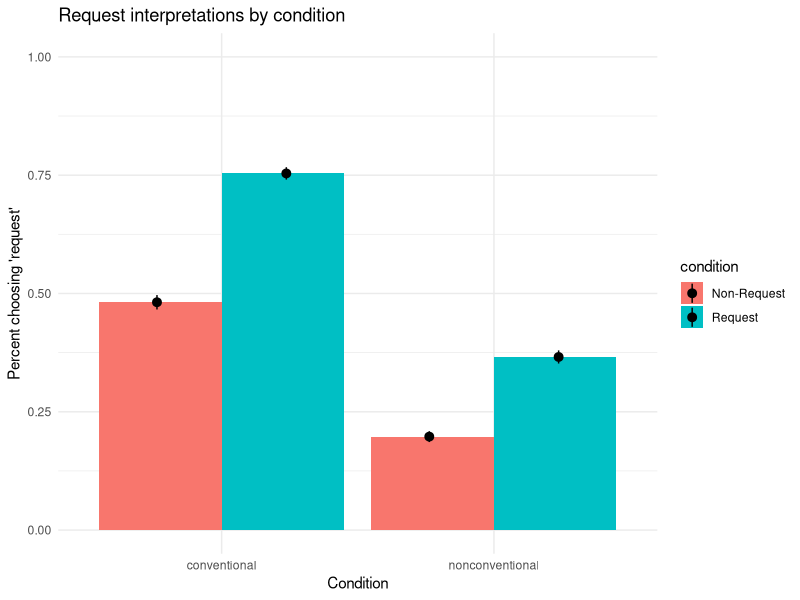

Generate this figure with R: (Note: this script raises an error after producing the figure.)
## ---- chunk 1
library(tidyverse)
library(forcats)
library(lme4)
## ---- chunk 2
# setwd("/Users/seantrott/Dropbox/UCSD/Research/IndirectSpeechActs/Prosody/prosody_indirect_requests/analysis/exp2/")
coded = read.csv("../../data/exp2/exp2_critical.csv")

## ---- chunk 3
length(unique(coded$subject))
## ---- chunk 4
mean(coded$correct)
## ---- chunk 5
coded %>%
  ggplot(aes(x = form, y = numeric_response, fill = condition)) +
  geom_bar(stat="summary", position="dodge", fun.y="mean") +
  stat_summary (fun.y = function(x){mean(x)},
                fun.ymin = function(x){mean(x) - 1*sd(x)/sqrt(length(x))},
                fun.ymax = function(x){mean(x) + 1*sd(x)/sqrt(length(x))},
                geom= 'pointrange', 
                position=position_dodge(width=0.95)) +
  theme_minimal() +
  ggtitle("Request interpretations by condition") +
  xlab("Condition") +
  ylab("Percent choosing 'request'") +
  scale_y_continuous(limits = c(0, 1))
## ---- chunk 6

m1_full = glmer(data=coded, response ~ condition + form + 
                       (1 + condition | stimNum) +
             (1 + condition + form | subject),
           control=glmerControl(optimizer="bobyqa"),
         family=binomial())

m1_no_form = glmer(data=coded, response ~ condition + (1 + condition | stimNum) +
             (1 + condition + form | subject),
           control=glmerControl(optimizer="bobyqa"),
         family=binomial())


m1_no_condition = glmer(data=coded, response ~ form + (1 + condition | stimNum) +
             (1 + condition + form | subject),
           control=glmerControl(optimizer="bobyqa"),
         family=binomial())


anova(m1_full, m1_no_form)
anova(m1_full, m1_no_condition)

summary(m1_full)
## ---- chunk 7
m1 = glmer(data=coded, correct ~ already_heard_by_speaker + 
             (1 + already_heard_by_speaker | stimNum) +
             (1 | subject),
           control=glmerControl(optimizer="bobyqa"),
         family=binomial())

m1.reduced =glmer(data=coded, correct ~ (1 + already_heard_by_speaker | stimNum) +
                    (1 | subject),
                  control=glmerControl(optimizer="bobyqa"),
                    family=binomial())

anova(m1, m1.reduced)
## ---- chunk 8
coded %>%
  ggplot(aes(x = form, y = correct, fill = already_heard_by_speaker)) +
  geom_bar(stat="summary", position="dodge", fun.y="mean") +
  stat_summary (fun.y = function(x){mean(x)},
                fun.ymin = function(x){mean(x) - 1*sd(x)/sqrt(length(x))},
                fun.ymax = function(x){mean(x) + 1*sd(x)/sqrt(length(x))},
                geom= 'pointrange', 
                position=position_dodge(width=0.95)) +
  theme_minimal() +
  labs(x = "Already heard utterance",
       y = "Accuracy",
       title = "Accuracy by form and speaker") +
  geom_hline(yintercept=.5, colour="black", linetype="dotted")
## ---- chunk 9
coded %>%
  ggplot(aes(x = speaker, y = correct, fill = form)) +
  geom_bar(stat="summary", position="dodge", fun.y="mean") +
  stat_summary (fun.y = function(x){mean(x)},
                fun.ymin = function(x){mean(x) - 1*sd(x)/sqrt(length(x))},
                fun.ymax = function(x){mean(x) + 1*sd(x)/sqrt(length(x))},
                geom= 'pointrange', 
                position=position_dodge(width=0.95)) +
  theme_minimal() +
  labs(x = "Speaker",
       y = "Accuracy",
       title = "Accuracy by form and speaker") +
  geom_hline(yintercept=.5, colour="black", linetype="dotted")

## ---- chunk 10

m1 = glmer(data=coded, correct ~ form*speaker + already_heard_by_speaker + (1 | stimNum) +
             (1 + form | subject),
           control=glmerControl(optimizer="bobyqa"),
         family=binomial())

m1.reduced =glmer(data=coded, correct ~ form + speaker + already_heard_by_speaker + (1 | stimNum) +
                    (1 + form | subject),
                  control=glmerControl(optimizer="bobyqa"),
                    family=binomial())

m1.reduced.form = glmer(data=coded, correct ~ form + already_heard_by_speaker + (1 | stimNum) +
                    (1 + form | subject),
                  control=glmerControl(optimizer="bobyqa"),
                    family=binomial())

m1.reduced.speaker = glmer(data=coded, correct ~ speaker + already_heard_by_speaker +(1 | stimNum) +
                    (1 + form | subject),
                  control=glmerControl(optimizer="bobyqa"),
                    family=binomial())

m1.null = glmer(data=coded, correct ~ already_heard_by_speaker +(1 | stimNum) +
                    (1 + form | subject),
                  control=glmerControl(optimizer="bobyqa"),
                    family=binomial())


## ---- chunk 11
anova(m1, m1.reduced)
anova(m1.reduced, m1.reduced.form)
anova(m1.reduced, m1.reduced.speaker)
anova(m1.reduced.form, m1.null)
anova(m1.reduced.speaker, m1.null)
## ---- chunk 12

m1.order =glmer(data=coded, correct ~ Order + (1 | stimNum) +
                    (1 | subject),
                  control=glmerControl(optimizer="bobyqa"),
                  family=binomial())

m1.null =glmer(data=coded, correct ~ (1 | stimNum) +
                    (1 | subject),
                  control=glmerControl(optimizer="bobyqa"),
                  family=binomial())

anova(m1.order,m1.null)
## ---- chunk 13

coded$order_by_block = coded$Order %% 12
table(coded$order_by_block)

# Recode the 0s from this procedure
coded$order_by_block = ifelse(coded$order_by_block == 0, 12, coded$order_by_block)

m1.order_with_speaker_interaction =glmer(data=coded, correct ~ order_by_block * speaker + (1 | stimNum) +
                    (1 | subject),
                  control=glmerControl(optimizer="bobyqa"),
                  family=binomial())

m1.order_plus_speaker =glmer(data=coded, correct ~ order_by_block + speaker + (1 | stimNum) +
                    (1 | subject),
                  control=glmerControl(optimizer="bobyqa"),
                  family=binomial())


m1.only_speaker =glmer(data=coded, correct ~ speaker + (1 | stimNum) +
                    (1 | subject),
                  control=glmerControl(optimizer="bobyqa"),
                  family=binomial())

m1.order_by_block =glmer(data=coded, correct ~ order_by_block + (1 | stimNum) +
                    (1 | subject),
                  control=glmerControl(optimizer="bobyqa"),
                  family=binomial())

m1.null =glmer(data=coded, correct ~ (1 | stimNum) +
                    (1 | subject),
                  control=glmerControl(optimizer="bobyqa"),
                  family=binomial())

anova(m1.order_with_speaker_interaction, m1.order_plus_speaker)
anova(m1.order_plus_speaker, m1.only_speaker)
anova(m1.order_by_block, m1.null)
## ---- chunk 14
df_audio = read_csv("../../data/audio_features/audio_features.csv")
df_audio$label = factor(df_audio$label)

df_audio$label = fct_recode(df_audio$label,
                            "Request" = "IR",
                            "Non-Request" = "Literal")


df_audio$speaker = factor(df_audio$speaker)

df_audio = df_audio %>% 
  group_by(speaker) %>% 
  mutate(mean_f0_z_score = scale(mean_f0),
         duration_f0_z_score = scale(duration_f0),
         range_f0_z_score = scale(range_f0),
         sd_f0_z_score = scale(sd_f0),
         slope_f0_z_score = scale(slope_f0),
         mean_intensity_z_score = scale(mean_intensity),
         sd_intensity_z_score = scale(sd_intensity)
         )
## ---- chunk 15
df_audio$item = factor(paste(df_audio$speaker, df_audio$stimNum, df_audio$label, sep="_"))
coded$item = factor(paste(coded$speaker, coded$stimNum, coded$condition, sep = "_"))

new_df = data.frame(item=df_audio$item, 
                    mean_f0_z_score=df_audio$mean_f0_z_score, 
                    duration_f0_z_score=df_audio$duration_f0_z_score,
                    range_f0_z_score=df_audio$range_f0_z_score,
                    sd_f0_z_score=df_audio$sd_f0_z_score,
                    slope_f0_z_score=df_audio$slope_f0_z_score,
                    mean_intensity_z_score=df_audio$mean_intensity_z_score,
                    sd_intensity_z_score=df_audio$sd_intensity_z_score)


merged = merge(coded, new_df, by="item")
nrow(coded)
nrow(merged)


merged$response = fct_recode(merged$response,
                             "Request" = "request",
                             "Non-Request" = "literal")
merged$response = factor(merged$response, levels=c("Request", "Non-Request"))
merged$form = factor(merged$form, levels=c("nonconventional", "conventional"))

## ---- chunk 16
model_response_full = glmer(data = merged,
                      response ~ slope_f0_z_score * form +
                        mean_f0_z_score * form +
                       duration_f0_z_score * form +
                       range_f0_z_score * form +
                       sd_f0_z_score * form +
                       mean_intensity_z_score * form +
                       sd_intensity_z_score * form +
                        form * speaker + 
                        already_heard_by_speaker +
                        (1 | subject) + (1 | stimNum),
                       control=glmerControl(optimizer="bobyqa"),
                       family = binomial())


summary(model_response_full)
## ---- chunk 17
model_response_no_slope_interaction = glmer(data = merged,
                      response ~ slope_f0_z_score +
                      mean_f0_z_score * form +
                      duration_f0_z_score * form +
                       range_f0_z_score * form +
                       sd_f0_z_score * form +
                       mean_intensity_z_score * form +
                       sd_intensity_z_score * form +
                        form * speaker +
                        already_heard_by_speaker +
                        (1 | subject) + (1 | stimNum),
                       control=glmerControl(optimizer="bobyqa"),
                       family = binomial())

model_response_no_slope = glmer(data = merged,
                      response ~ mean_f0_z_score * form +
                       duration_f0_z_score * form +
                       range_f0_z_score * form +
                       sd_f0_z_score * form +
                       mean_intensity_z_score * form +
                       sd_intensity_z_score * form +
                        form * speaker +
                        already_heard_by_speaker +
                        (1 | subject) + (1 | stimNum),
                       control=glmerControl(optimizer="bobyqa"),
                       family = binomial())
## ---- chunk 18
anova(model_response_full, model_response_no_slope_interaction)
anova(model_response_no_slope_interaction, model_response_no_slope)

## ---- chunk 19
model_response_no_mean_f0_interaction = glmer(data = merged,
                      response ~ slope_f0_z_score * form +
                        mean_f0_z_score +
                       duration_f0_z_score * form +
                       range_f0_z_score * form +
                       sd_f0_z_score * form +
                       mean_intensity_z_score * form +
                       sd_intensity_z_score * form +
                        form * speaker +
                        already_heard_by_speaker +
                        (1 | subject) + (1 | stimNum),
                       control=glmerControl(optimizer="bobyqa"),
                       family = binomial())

model_response_no_mean_f0 = glmer(data = merged,
                      response ~ slope_f0_z_score * form +
                       duration_f0_z_score * form +
                       range_f0_z_score * form +
                       sd_f0_z_score * form +
                       mean_intensity_z_score * form +
                       sd_intensity_z_score * form +
                        form * speaker +
                        already_heard_by_speaker +
                        (1 | subject) + (1 | stimNum),
                       control=glmerControl(optimizer="bobyqa"),
                       family = binomial())
## ---- chunk 20
anova(model_response_full, model_response_no_mean_f0_interaction)
anova(model_response_no_mean_f0_interaction, model_response_no_mean_f0)

## ---- chunk 21
model_response_no_f0_dur_interaction = glmer(data = merged,
                      response ~ slope_f0_z_score * form +
                        mean_f0_z_score * form +
                       duration_f0_z_score +
                       range_f0_z_score * form +
                       sd_f0_z_score * form +
                       mean_intensity_z_score * form +
                       sd_intensity_z_score * form +
                        form * speaker +
                        already_heard_by_speaker +
                        (1 | subject) + (1 | stimNum),
                       control=glmerControl(optimizer="bobyqa"),
                       family = binomial())

model_response_no_f0_dur = glmer(data = merged,
                      response ~ slope_f0_z_score * form +
                        mean_f0_z_score * form +
                       range_f0_z_score * form +
                       sd_f0_z_score * form +
                       mean_intensity_z_score * form +
                       sd_intensity_z_score * form +
                        already_heard_by_speaker +
                        form * speaker +
                        (1 | subject) + (1 | stimNum),
                       control=glmerControl(optimizer="bobyqa"),
                       family = binomial())
## ---- chunk 22
anova(model_response_full, model_response_no_f0_dur_interaction)
anova(model_response_no_f0_dur_interaction, model_response_no_f0_dur)

## ---- chunk 23
model_response_no_f0_range_interaction = glmer(data = merged,
                      response ~ slope_f0_z_score * form +
                        mean_f0_z_score * form +
                       duration_f0_z_score * form +
                       range_f0_z_score +
                       sd_f0_z_score * form +
                       mean_intensity_z_score * form +
                       sd_intensity_z_score * form +
                        form * speaker +
                        already_heard_by_speaker +
                        (1 | subject) + (1 | stimNum),
                       control=glmerControl(optimizer="bobyqa"),
                       family = binomial())

model_response_no_f0_range = glmer(data = merged,
                      response ~ slope_f0_z_score * form +
                        mean_f0_z_score * form +
                       duration_f0_z_score * form +
                       sd_f0_z_score * form +
                       mean_intensity_z_score * form +
                       sd_intensity_z_score * form +
                        form * speaker +
                        already_heard_by_speaker +
                        (1 | subject) + (1 | stimNum),
                       control=glmerControl(optimizer="bobyqa"),
                       family = binomial())
## ---- chunk 24
anova(model_response_full, model_response_no_f0_range_interaction)
anova(model_response_no_f0_range_interaction, model_response_no_f0_range)

## ---- chunk 25
model_response_no_f0_sd_interaction = glmer(data = merged,
                      response ~ slope_f0_z_score * form +
                        mean_f0_z_score * form +
                       duration_f0_z_score * form +
                       range_f0_z_score * form+
                       sd_f0_z_score +
                       mean_intensity_z_score * form +
                       sd_intensity_z_score * form +
                        form * speaker +
                        already_heard_by_speaker +
                        (1 | subject) + (1 | stimNum),
                       control=glmerControl(optimizer="bobyqa"),
                       family = binomial())

model_response_no_f0_sd = glmer(data = merged,
                      response ~ slope_f0_z_score * form +
                        mean_f0_z_score * form +
                        range_f0_z_score * form+
                       duration_f0_z_score * form +
                       mean_intensity_z_score * form +
                       sd_intensity_z_score * form +
                        form * speaker +
                        already_heard_by_speaker +
                        (1 | subject) + (1 | stimNum),
                       control=glmerControl(optimizer="bobyqa"),
                       family = binomial())
## ---- chunk 26
anova(model_response_full, model_response_no_f0_sd_interaction)
anova(model_response_no_f0_sd_interaction, model_response_no_f0_sd)

## ---- chunk 27
model_response_no_mean_intensity_interaction = glmer(data = merged,
                      response ~ slope_f0_z_score * form +
                        mean_f0_z_score * form +
                       duration_f0_z_score * form +
                       range_f0_z_score * form+
                       sd_f0_z_score * form +
                       mean_intensity_z_score +
                       sd_intensity_z_score * form +
                        form * speaker +
                        already_heard_by_speaker +
                        (1 | subject) + (1 | stimNum),
                       control=glmerControl(optimizer="bobyqa"),
                       family = binomial())

model_response_no_mean_intensity = glmer(data = merged,
                      response ~ slope_f0_z_score * form +
                        mean_f0_z_score * form +
                        range_f0_z_score * form+
                        sd_f0_z_score * form +
                       duration_f0_z_score * form +
                       sd_intensity_z_score * form +
                        form * speaker +
                        already_heard_by_speaker +
                        (1 | subject) + (1 | stimNum),
                       control=glmerControl(optimizer="bobyqa"),
                       family = binomial())
## ---- chunk 28
anova(model_response_full, model_response_no_mean_intensity_interaction)
anova(model_response_no_mean_intensity_interaction, model_response_no_mean_intensity)

## ---- chunk 29
model_response_no_sd_intensity_interaction = glmer(data = merged,
                      response ~ slope_f0_z_score * form +
                        mean_f0_z_score * form +
                       duration_f0_z_score * form +
                       range_f0_z_score * form+
                       sd_f0_z_score * form +
                       mean_intensity_z_score * form +
                       sd_intensity_z_score +
                        form * speaker +
                        already_heard_by_speaker +
                        (1 | subject) + (1 | stimNum),
                       control=glmerControl(optimizer="bobyqa"),
                       family = binomial())

model_response_no_sd_intensity = glmer(data = merged,
                      response ~ slope_f0_z_score * form +
                        mean_f0_z_score * form +
                        range_f0_z_score * form+
                        sd_f0_z_score * form +
                       duration_f0_z_score * form +
                       mean_intensity_z_score * form +
                        form * speaker +
                        already_heard_by_speaker +
                        (1 | subject) + (1 | stimNum),
                       control=glmerControl(optimizer="bobyqa"),
                       family = binomial())
## ---- chunk 30
anova(model_response_full, model_response_no_sd_intensity_interaction)
anova(model_response_no_sd_intensity_interaction, model_response_no_sd_intensity)
## ---- chunk 31
p1 = anova(model_response_full, model_response_no_slope_interaction)$`Pr(>Chisq)`[2]
p2 = anova(model_response_no_slope_interaction, model_response_no_slope)$`Pr(>Chisq)`[2]
p3 = anova(model_response_full, model_response_no_mean_f0_interaction)$`Pr(>Chisq)`[2]
p4 = anova(model_response_no_mean_f0_interaction, model_response_no_mean_f0)$`Pr(>Chisq)`[2]
p5 = anova(model_response_full, model_response_no_f0_dur_interaction)$`Pr(>Chisq)`[2]
p6 = anova(model_response_no_f0_dur_interaction, model_response_no_f0_dur)$`Pr(>Chisq)`[2]
p7 = anova(model_response_full, model_response_no_f0_range_interaction)$`Pr(>Chisq)`[2]
p8 = anova(model_response_no_f0_range_interaction, model_response_no_f0_range)$`Pr(>Chisq)`[2]
p9 = anova(model_response_full, model_response_no_f0_sd_interaction)$`Pr(>Chisq)`[2]
p10 = anova(model_response_no_f0_sd_interaction, model_response_no_f0_sd)$`Pr(>Chisq)`[2]
p11 = anova(model_response_full, model_response_no_mean_intensity_interaction)$`Pr(>Chisq)`[2]
p12 = anova(model_response_no_mean_intensity_interaction, model_response_no_mean_intensity)$`Pr(>Chisq)`[2]
p13 = anova(model_response_full, model_response_no_sd_intensity_interaction)$`Pr(>Chisq)`[2]
p14 = anova(model_response_no_sd_intensity_interaction, model_response_no_sd_intensity)$`Pr(>Chisq)`[2]

p.adjust(c(p1, p2, p3, p4, p5, p6, p7, p8, p9, p10, p11, p12, p13, p14), method="holm")

## ---- chunk 32
coded_item_means = read_csv("../../data/exp3/item_means.csv")

merged_with_means = merge(merged, coded_item_means, by = c("stimNum", "form", "topic"))
nrow(merged)
nrow(merged_with_means)
## ---- chunk 33
merged_with_means$form = factor(merged_with_means$form, levels = c("nonconventional", "conventional"))

merged_with_means$response = factor(merged_with_means$response, levels=c("Non-Request", "Request"))
merged_with_means$condition = factor(merged_with_means$condition, levels=c("Non-Request", "Request"))


model_response_full = glmer(data = merged_with_means,
                      response ~ form + condition + mean_request +
                        (1 + condition + form + mean_request | subject),
                       control=glmerControl(optimizer="bobyqa"),
                       family = binomial())

model_response_no_prior = glmer(data = merged_with_means,
                      response ~ form + condition +
                        (1 + condition + form + mean_request | subject),
                       control=glmerControl(optimizer="bobyqa"),
                       family = binomial())

model_response_no_condition = glmer(data = merged_with_means,
                      response ~ form + mean_request +
                        (1 + condition + form + mean_request | subject),
                       control=glmerControl(optimizer="bobyqa"),
                       family = binomial())


anova(model_response_full, model_response_no_prior)
anova(model_response_full, model_response_no_condition)


summary(model_response_full)

